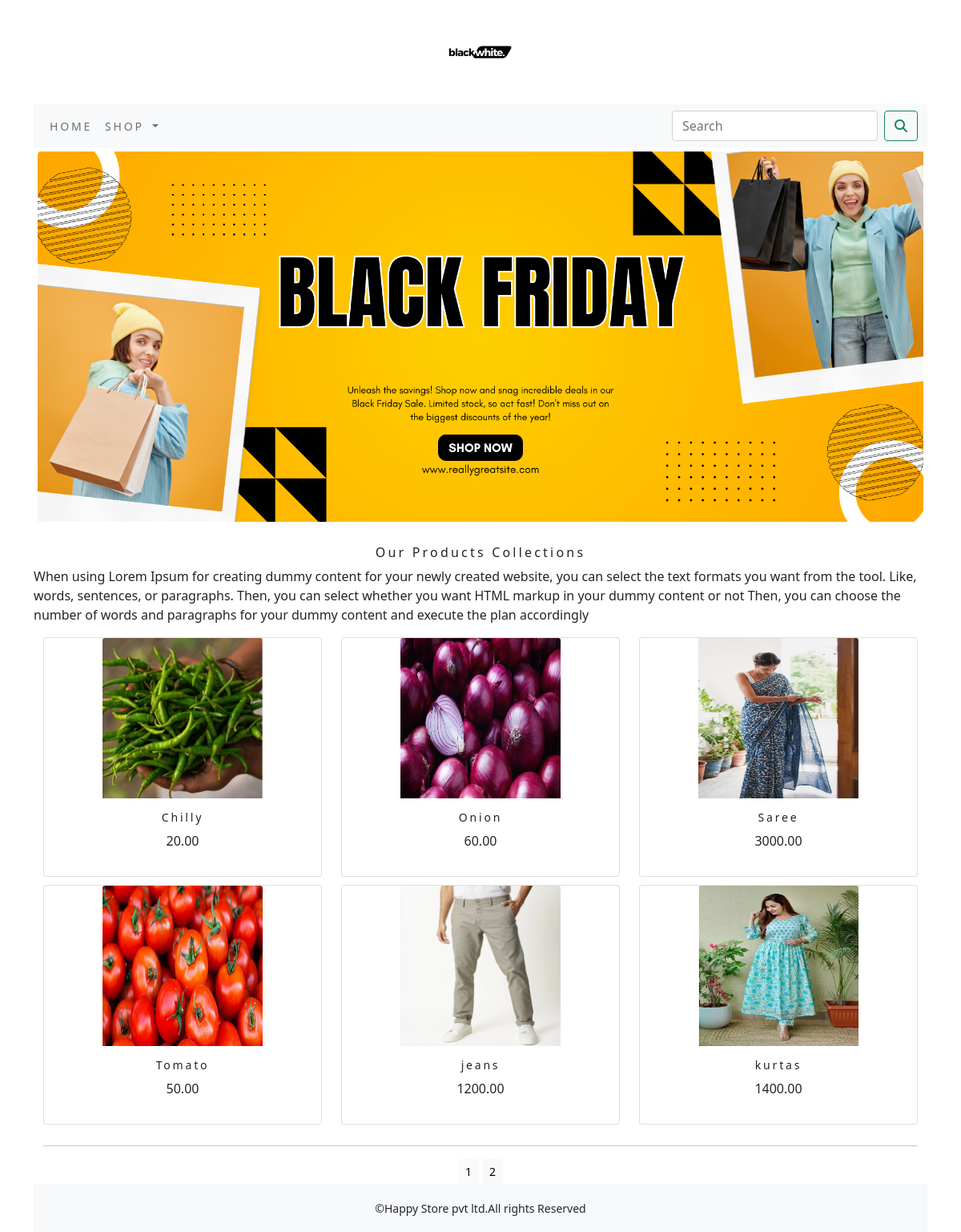
The page / on the database its author committed.
### ecommerceapp/models.py (models this page shows, shortened)
class Product(models.Model):
    name=models.CharField(max_length=250,unique=True)
    slug=models.SlugField(max_length=250,unique=True)
    des=models.TextField(blank=True)
    price=models.DecimalField(max_digits=10,decimal_places=2)
    category=models.ForeignKey(Category,on_delete=models.CASCADE)
    img=models.ImageField(upload_to='product',blank=True)
    stock=models.IntegerField()
    available=models.BooleanField(default=True)
    created=models.DateTimeField(auto_now_add=True)
    updated=models.DateTimeField(auto_now=True)
    def get_url(self):
        return reverse('ecommerceapp:prodCatdetail',args=(self.category.slug,self.slug))
    class Meta:
        ordering = ('name',)
        verbose_name = 'Product'
        verbose_name_plural = 'Products'

### ecommerceapp/views.py (the view)
# urls.py: path('',views.allProdCat,name='allProdCat'),
def allProdCat(request,c_slug=None):
    c_page=None
    products_list=None
    if c_slug!=None:
        c_page=get_object_or_404(Category,slug=c_slug)
        products_list=Product.objects.all().filter(category=c_page,available=True)
    else:
        products_list=Product.objects.all().filter(available=True)
    paginator=Paginator(products_list,6)
    try:
        page=int(request.GET.get('page','1'))
    except:
        page=1
    try:
        products=paginator.page(page)
    except (EmptyPage,InvalidPage):
        PRODUCTS=paginator.page(paginator.num_pages)
    return render(request,'category.html',{'category':c_page,'products':products})

### cart/context_processors.py (called while the page is built)
def counter(request):
    item_count=0
    if 'admin' in request.path:
        return {}
    else:
        try:
            cart=Cart.objects.filter(cart_id=_cart_id(request))
            cart_items=CartItem.objects.all().filter(cart=cart[:1])
            for cart_item in cart_items:
                item_count += cart_item.quantity
        except Cart.DoesNotExist:
            item_count =0
    return dict(item_count=item_count)

### cart/views.py (called while the page is built)
def _cart_id(request):
    cart=request.session.session_key
    if not cart:
        cart=request.session.create()
    return cart

### ecommerceapp/context_processors.py (called while the page is built)
def menu_links(request):
    links=Category.objects.all()
    return dict(links=links)

### ecommerceapp/models.py (called while the page is built)
    def get_url(self):
        return reverse('ecommerceapp:products_by_category',args=(self.slug,))

### template/category.html (shortened to what this page needs)
{% extends 'base.html' %}
{% load static %}
{% block content %}
<div class="mx_auto">
    {% if category %}
        <img class="my_imagee" src="{{category.img.url}}"  alt="{{category.name}}" width="1250px;" height="500">
</div>
    <br>
<div>
      <h1 class="text-center my_title">{{category.name}}</h1>
       <p class="text-justify">{{category.description}}</p>
</div>
    {% else %}
<div>
 <img class="my_image my_image_padding" src="{% static 'img/bannerr.png' %}" alt="our products" width="1250px;">
</div>
<br>
<div>
    <h1 class="text-center my_title">Our Products Collections</h1>
    <p class="text-justify">When using Lorem Ipsum for creating dummy content for your newly created website, you can select the text formats you want from the tool. Like, words, sentences, or paragraphs. Then, you can select whether you want HTML markup in your dummy content or not Then, you can choose the number of words and paragraphs for your dummy content and execute the plan accordingly</p>
</div>
{% endif %}
<div class="container">
    <div class="row mx_auto">
        {% for product in products.object_list %}
        <div class="my_bottom_margin col-9 col-sm-12 col-md-4  xol-lg-4">
            <div class="card text-center">
                  <a href="{{product.get_url}}"><img class="card-img-top my_image"  src="{{product.img.url}}" alt="{{product.name}}" style="width:200px;height:200px"></a>
            <div class="card-body">
                    <h4>{{product.name}}</h4>
                    <p>{{product.price}}</p>
            </div>
            </div>
       </div>
        {% endfor %}
        <div class="mx-auto">
            {% if products.paginator.num_pages > 1 %}
           <hr>
            <div class="text-center">
                {% for pg in products.paginator.page_range %}
                   <a href="?page={{pg}}"  class="btn btn-light btn-sm {% if products.number == pg %} active {% endif %}">{{pg}}</a>
                {% endfor %}
            </div>
             {% endif %}
        </div>
        <br>
    </div>
</div>
{% endblock %}

### template/base.html (shortened to what this page needs)
{% load static %}
<!DOCTYPE html>
<html lang="en" xmlns="http://www.w3.org/1999/html">
<head>
    <link rel="stylesheet" href="{% static 'css/custom.css' %}">
    <link href="{% static 'css/bootstrap.min.css' %}" rel="stylesheet">
</head>
<body>
<div class="container">
{% include 'header.html' %}
{% include 'navbar.html' %}
{% block content %}
{% endblock %}
    </div>
{% include 'footer.html' %}
</body>
</html>

### template/header.html
{% load static %}
<header>
    <center>
        <a href="{% url 'ecommerceapp:allProdCat' %}"> <img src="{% static 'img/loogo.png' %}" alt="logimage" width="130px;" height="130px;">
    </center>
</header>

### template/navbar.html (shortened to what this page needs)
<nav class="navbar navbar-expand-lg navbar-light bg-light">
  <div class="container-fluid">
    <div class="collapse navbar-collapse" id="navbarSupportedContent">
      <ul class="navbar-nav me-auto mb-2 mb-lg-0">
        <li class="nav-item">
          <a class="nav-link" href="{% url 'ecommerceapp:allProdCat' %}">Home</a>
        </li>
        <li class="nav-item dropdown  {% if 'ecommerce' in request.path %} active {% endif %}">
          <a class="nav-link dropdown-toggle" href="#" id="navbarDropdown" role="button" data-bs-toggle="dropdown" aria-expanded="false">
            Shop
          </a>
        </li>
      </ul>
      <form class="d-flex" action="{% url 'search_app:SearchResult' %}" method="get">
        <input class="form-control me-2" type="search" placeholder="Search" name="q" aria-label="Search">
        <button class="btn btn-outline-success" type="submit"><i class="fa-solid fa-magnifying-glass"></i></button>
      </form>
    </div>
  </div>
</nav>

### template/footer.html
<div class="footer navbar-fixed-bottom my_footer">
    <p class="text-center">&copy;Happy Store pvt ltd.All rights Reserved</p>
</div>

### static/css/custom.css (style rules this page uses)
body { font-family: 'Roboto', sans-serif; }
.nav-item { letter-spacing : .2em; font-size :14px; text-transform :uppercase; }
.my_footer { background-color:#f8f9fa; height:60px; }
.my_footer p { padding-top:20px; font-size:14px; }
.my_image { width:100%; height:auto; }
.my_title { font-size:16px; text_transform:uppercase; letter-spacing:.2em; }
.my_image_padding { padding:5px; }
.my_bottom_margin { margin-bottom:10px; }
.card-body h4 { font-size:14px; text_transform:uppercase; letter-spacing:.2em }

### rows shown on the page
Product: img (picture), name "Chilly", price "20.00"
Product: img (picture), name "Onion", price "60.00"
Product: img (picture), name "Saree", price "3000.00"
Product: img (picture), name "Tomato", price "50.00"
Product: img (picture), name "jeans", price "1200.00"
Product: img (picture), name "kurtas", price "1400.00"

### other values the page prints
{{ pg }} "1" "2"
